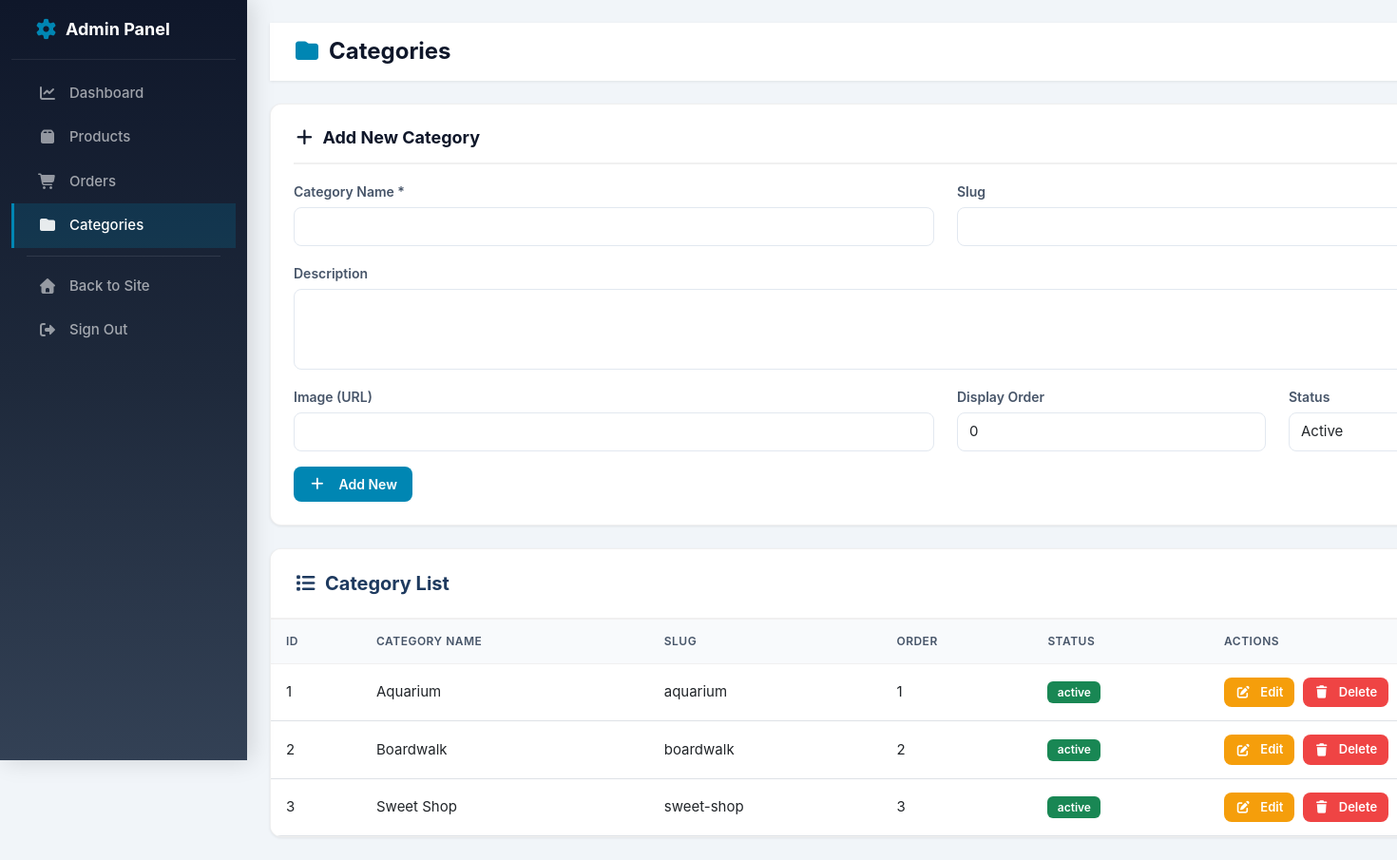
Screenshot of /admin/categories.php (signed in) with the database file from the repository.
### tables this page shows
CREATE TABLE IF NOT EXISTS `categories` (
  `category_id` INT(11) NOT NULL AUTO_INCREMENT,
  `category_name` VARCHAR(100) NOT NULL,
  `slug` VARCHAR(100) NOT NULL UNIQUE,
  `description` TEXT DEFAULT NULL,
  `image` VARCHAR(255) DEFAULT NULL,
  `display_order` INT(11) DEFAULT 0,
  `status` ENUM('active', 'inactive') DEFAULT 'active',
  `created_at` TIMESTAMP DEFAULT CURRENT_TIMESTAMP,
  `updated_at` TIMESTAMP DEFAULT CURRENT_TIMESTAMP ON UPDATE CURRENT_TIMESTAMP,
  PRIMARY KEY (`category_id`),
  INDEX `idx_slug` (`slug`),
  INDEX `idx_status` (`status`)
);

### admin/categories.php (the view, shortened to what this page needs)
<?php
$conn = getDBConnection();
$result = $conn->query("SELECT * FROM categories ORDER BY display_order ASC, category_name ASC");
$categories = [];
while ($row = $result->fetch_assoc()) {
    $categories[] = $row;
}
$edit_category = null;
?>
<!DOCTYPE html>
<html lang="en">
<head>
    <link href="https://cdn.jsdelivr.net/npm/bootstrap@5.3.0/dist/css/bootstrap.min.css" rel="stylesheet">
    <link rel="stylesheet" href="https://cdnjs.cloudflare.com/ajax/libs/font-awesome/7.0.1/css/all.min.css">
    <link rel="stylesheet" href="../css/variables.css">
    <link rel="stylesheet" href="../css/admin.css">
</head>
<body class="admin-page">
    <div class="container-fluid">
        <div class="row">
            <?php include 'includes/sidebar.php'; ?>
            <div class="admin-content">
                <div class="admin-header">
                    <h2><i class="fa-solid fa-folder"></i> Categories</h2>
                </div>
                <div class="admin-form-card mb-4">
                    <div class="card-header">
                        <h5><i class="fa-solid fa-<?php echo $edit_category ? 'edit' : 'plus'; ?> me-2"></i><?php echo $edit_category ? 'Edit Category' : 'Add New Category'; ?></h5>
                    </div>
                    <div>
                        <form method="POST">
                            <div class="row">
                                <div class="col-md-6 mb-3">
                                    <label class="form-label">Category Name *</label>
                                    <input type="text" class="form-control" name="category_name" value="<?php echo $edit_category ? htmlspecialchars($edit_category['category_name']) : ''; ?>" required>
                                </div>
                                <div class="col-md-6 mb-3">
                                    <label class="form-label">Slug</label>
                                    <input type="text" class="form-control" name="slug" value="<?php echo $edit_category ? htmlspecialchars($edit_category['slug']) : ''; ?>">
                                </div>
                            </div>
                            <div class="mb-3">
                                <label class="form-label">Description</label>
                                <textarea class="form-control" name="description" rows="3"><?php echo $edit_category ? htmlspecialchars($edit_category['description']) : ''; ?></textarea>
                            </div>
                            <div class="row">
                                <div class="col-md-6 mb-3">
                                    <label class="form-label">Image (URL)</label>
                                    <input type="text" class="form-control" name="image" value="<?php echo $edit_category ? htmlspecialchars($edit_category['image']) : ''; ?>">
                                </div>
                                <div class="col-md-3 mb-3">
                                    <label class="form-label">Display Order</label>
                                    <input type="number" class="form-control" name="display_order" value="<?php echo $edit_category ? $edit_category['display_order'] : '0'; ?>">
                                </div>
                                <div class="col-md-3 mb-3">
                                    <label class="form-label">Status</label>
                                    <select class="form-select" name="status">
                                        <option value="active" <?php echo ($edit_category && $edit_category['status'] == 'active') ? 'selected' : ''; ?>>Active</option>
                                    </select>
                                </div>
                            </div>
                            <button type="submit" name="<?php echo $edit_category ? 'update_category' : 'add_category'; ?>" class="admin-btn admin-btn-primary">
                                <i class="fa-solid fa-<?php echo $edit_category ? 'save' : 'plus'; ?> me-2"></i><?php echo $edit_category ? 'Update' : 'Add New'; ?>
                            </button>
                        </form>
                    </div>
                </div>
                <div class="admin-table">
                    <div class="card-header" style="padding: 1.5rem; background: white; border-bottom: 2px solid #f0f0f0;">
                        <h5 style="margin: 0; font-weight: 700; color: #1e3a5f;">
                            <i class="fa-solid fa-list me-2"></i>Category List
                        </h5>
                    </div>
                    <div class="table-responsive">
                        <table class="table">
                                <thead>
                                    <tr>
                                        <th>ID</th>
                                        <th>Category Name</th>
                                        <th>Slug</th>
                                        <th>Order</th>
                                        <th>Status</th>
                                        <th>Actions</th>
                                    </tr>
                                </thead>
                                <tbody>
                                    <?php foreach ($categories as $category): ?>
                                        <tr>
                                            <td><?php echo $category['category_id']; ?></td>
                                            <td><?php echo htmlspecialchars($category['category_name']); ?></td>
                                            <td><?php echo htmlspecialchars($category['slug']); ?></td>
                                            <td><?php echo $category['display_order']; ?></td>
                                            <td>
                                                <span class="badge bg-<?php echo $category['status'] == 'active' ? 'success' : 'secondary'; ?>">
                                                    <?php echo $category['status']; ?>
                                                </span>
                                            </td>
                                            <td>
                                                <a href="?edit=<?php echo $category['category_id']; ?>" class="admin-btn admin-btn-warning admin-btn-sm">
                                                    <i class="fa-solid fa-edit me-1"></i>Edit
                                                </a>
                                                <form method="POST" style="display:inline;" onsubmit="return confirm('Are you sure you want to delete?');">
                                                    <button type="submit" name="delete_category" class="admin-btn admin-btn-danger admin-btn-sm ms-1">
                                                        <i class="fa-solid fa-trash me-1"></i>Delete
                                                    </button>
                                                </form>
                                            </td>
                                        </tr>
                                    <?php endforeach; ?>
                                </tbody>
                            </table>
                        </div>
                    </div>
                </div>
            </div>
        </div>
</body>
</html>

### css/variables.css (style rules this page uses)
:root { --font-family-primary: 'Source Sans 3', -apple-system, BlinkMacSystemFont, 'Segoe UI', sans-serif; --font-family-heading: 'Poppins', -apple-system, BlinkMacSystemFont, 'Segoe UI', sans-serif; --font-weight-light: 300; --font-weight-normal: 400; --font-weight-medium: 500; --font-weight-semibold: 600; --font-weight-bold: 700; --font-weight-extrabold: 800; --font-size-xs: 0.75rem; --font-size-sm: 0.875rem; --font-size-base: 1rem; --font-size-lg: 1.125rem; --font-size-xl: 1.25rem; --font-size-2xl: 1.5rem; --font-size-3xl: 1.875rem; --font-size-4xl: 2.25rem; --font-size-5xl: 3rem; --font-size-6xl: 3.75rem; --line-height-tight: 1.2; --line-height-normal: 1.5; --line-height-relaxed: 1.75; --line-height-loose: 2; --letter-spacing-tight: -0.025em; --letter-spacing-normal: 0; --letter-spacing-wide: 0.025em; --letter-spacing-wider: 0.05em; --letter-spacing-widest: 0.1em; --primary-color: #004b8d; --primary-dark: #003366; --primary-light: #0066cc; --secondary-color: #0086b3; --secondary-dark: #006b8f; --secondary-light: #00a3d9; --accent-color: #6bb4b3; --text-primary: #1a1a1a; --text-secondary: #4a4a4a; --text-muted: #6c757d; --text-light: #999999; --text-white: #ffffff; --text-dark: #1a1a1a; --aqua-color: #0086b3; --aqua-dark: #006b8f; --aqua-light: #00a3d9; --pink-color: #e8477b; --sweet-shop-red: #dc3545; --boardwalk-yellow: #FFD700; --bg-white: #ffffff; --bg-light: #f8f9fa; --bg-lighter: #fafbfc; --bg-dark: #1a1a1a; --facebook-color: #1877F2; --instagram-color: #E4405F; --twitter-color: #1DA1F2; --youtube-color: #FF0000; --spacing-xs: 0.25rem; --spacing-sm: 0.5rem; --spacing-md: 1rem; --spacing-lg: 1.5rem; --spacing-xl: 2rem; --spacing-2xl: 3rem; --spacing-3xl: 4rem; --spacing-4xl: 5rem; --transition-fast: 0.15s cubic-bezier(0.4, 0, 0.2, 1); --transition-base: 0.3s cubic-bezier(0.4, 0, 0.2, 1); --transition-slow: 0.5s cubic-bezier(0.4, 0, 0.2, 1); --transition-bezier: 0.3s cubic-bezier(0.4, 0, 0.2, 1); --transition-spring: 0.4s cubic-bezier(0.68, -0.55, 0.265, 1.55); --shadow-xs: 0 1px 2px 0 rgba(0, 0, 0, 0.05); --shadow-sm: 0 2px 4px 0 rgba(0, 0, 0, 0.06), 0 1px 2px 0 rgba(0, 0, 0, 0.03); --shadow-md: 0 4px 6px -1px rgba(0, 0, 0, 0.1), 0 2px 4px -1px rgba(0, 0, 0, 0.06); --shadow-lg: 0 10px 15px -3px rgba(0, 0, 0, 0.1), 0 4px 6px -2px rgba(0, 0, 0, 0.05); --shadow-xl: 0 20px 25px -5px rgba(0, 0, 0, 0.1), 0 10px 10px -5px rgba(0, 0, 0, 0.04); --shadow-2xl: 0 25px 50px -12px rgba(0, 0, 0, 0.25); --shadow-inner: inset 0 2px 4px 0 rgba(0, 0, 0, 0.06); --shadow-header: 0 2px 10px rgba(0, 0, 0, 0.05); --shadow-colored: 0 10px 30px rgba(0, 134, 179, 0.2); --radius-xs: 2px; --radius-sm: 4px; --radius-md: 6px; --radius-lg: 8px; --radius-xl: 12px; --radius-2xl: 16px; --radius-full: 9999px; --gradient-primary: linear-gradient(135deg, #004e92 0%, #0086b3 100%); --gradient-hero: linear-gradient(135deg, rgba(0, 78, 146, 0.4) 0%, rgba(0, 4, 40, 0.5) 100%); --gradient-overlay: linear-gradient(180deg, rgba(0, 0, 0, 0) 0%, rgba(0, 0, 0, 0.3) 100%); --z-dropdown: 1000; --z-sticky: 1020; --z-fixed: 1030; --z-modal-backdrop: 1040; --z-modal: 1050; --z-popover: 1060; --z-tooltip: 1070; }

### rows the page displays
categories: category_id "1", category_name "Aquarium", slug "aquarium", display_order "1", status "active"
categories: category_id "2", category_name "Boardwalk", slug "boardwalk", display_order "2", status "active"
categories: category_id "3", category_name "Sweet Shop", slug "sweet-shop", display_order "3", status "active"
